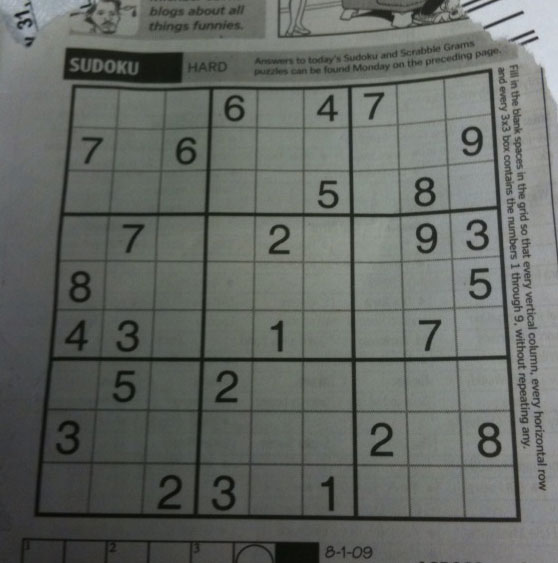
#> input picture GITHUB--IMAGE-PROCESSING-LEVEL 2/Session 2-original/images/sudoku.png, 558 x 563 px, found by its file name
$ jupyter execute --allow-errors 'Session 9.ipynb'   (older library calls are emulated)
#> lines starting #> are read from the running program, lines starting #| are printed output that depends on the picture
## Image Gradients

- Sobel filter
- Scharr filter
- Laplacian Derivatives

## Review of all filter

[cell 1]
import cv2
import numpy as np
from matplotlib import pyplot as plt

img = cv2.imread('images/sudoku.png',0)
#> img: shape (563, 558); min 7, max 218, mean 101.8
# works only with grayscale images

blur = cv2.blur(img,(5,5))
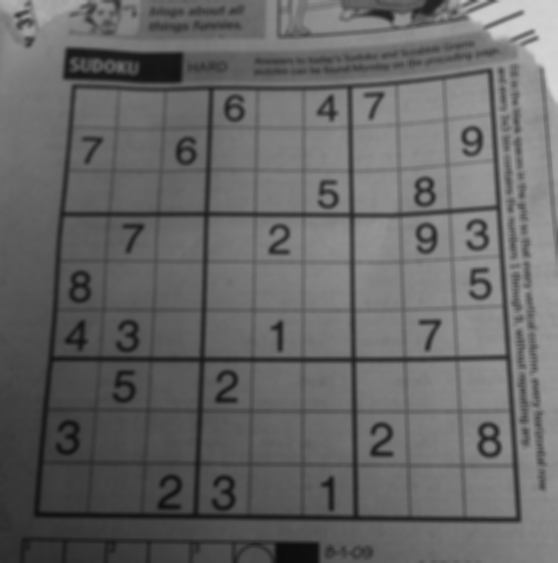
#> blur: shape (563, 558); min 12, max 214, mean 101.8


sobelx = cv2.Sobel(blur,-1,1,0,ksize=5)
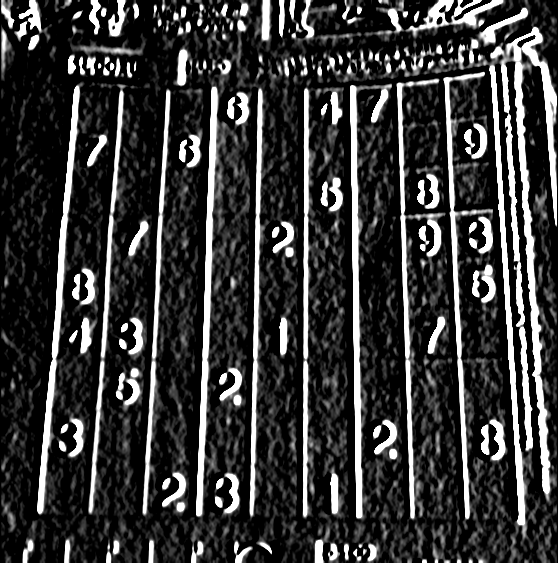
#> sobelx: shape (563, 558); min 0, max 255, mean 55.8
# ddepth - output datatype (-1 same as input)
# x - order of derivative along x (can be 0 or 1)
# y - order of derivative along y (can be 0 or 1)
# ksize - kernal size (-1 mean scharr derivative)
# delta - delta is added to the output image


sobely = cv2.Sobel(blur,-1,0,1,ksize=5)
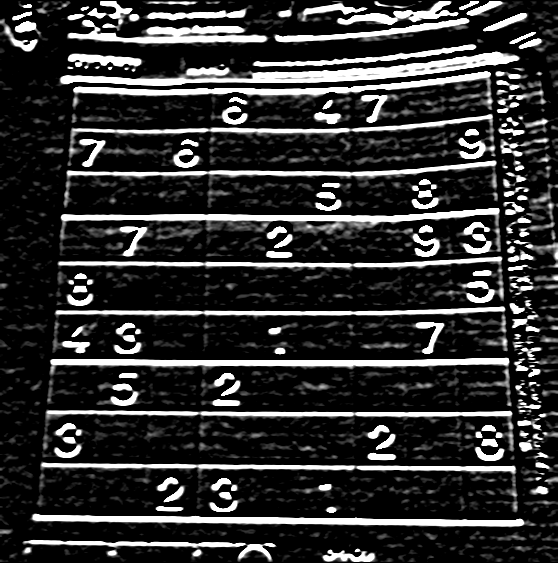
#> sobely: shape (563, 558); min 0, max 255, mean 50
laplacian = cv2.Laplacian(img,cv2.CV_64F,ksize = 5,delta = 120)
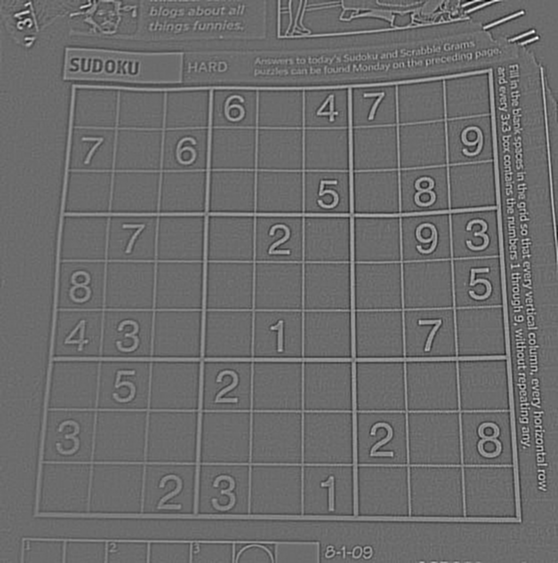
#> laplacian: shape (563, 558) float64; min -3228, max 4660, mean 120.1; drawn with min black and max white


abs_dst = cv2.convertScaleAbs(laplacian)
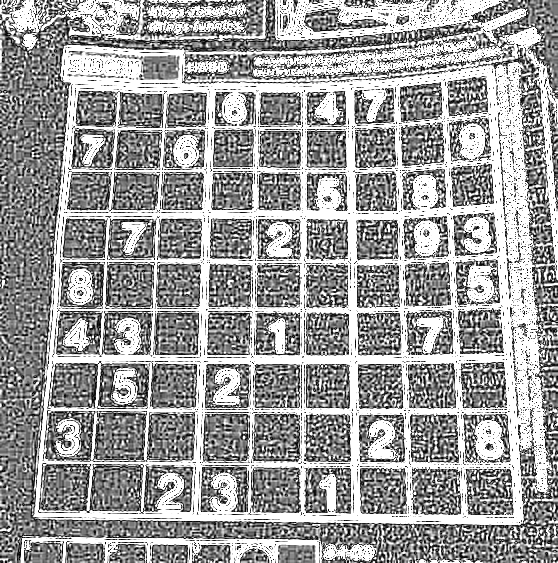
#> abs_dst: shape (563, 558); min 0, max 255, mean 155

cv2.imshow('img',img)

cv2.imshow('sobelx',sobelx)
cv2.imshow('sobely',sobely)

cv2.imshow('laplacian',laplacian)
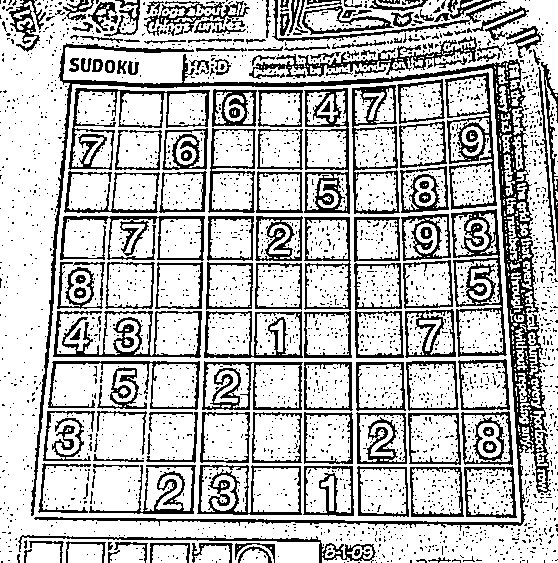
#> window 'laplacian': shape (563, 558); 73.8% white; black in thin lines or dots


cv2.waitKey(0)
cv2.destroyAllWindows()

$ run again, with GITHUB--IMAGE-PROCESSING-LEVEL 2/Session 2-original/images/gradient.png copied over GITHUB--IMAGE-PROCESSING-LEVEL 2/Session 2-original/images/sudoku.png
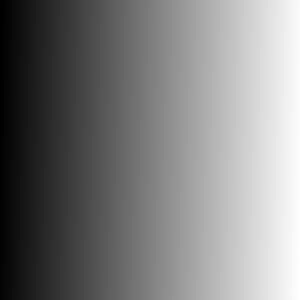
#> input picture GITHUB--IMAGE-PROCESSING-LEVEL 2/Session 2-original/images/gradient.png, 300 x 300 px, found by its file name
#> `sobely = cv2.Sobel(blur,-1,0,1,ksize=5)`:
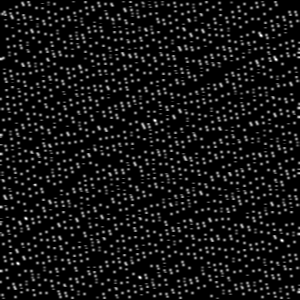
#> sobely: shape (300, 300); min 0, max 30, mean 2.4; drawn with min black and max white
#> `laplacian = cv2.Laplacian(img,cv2.CV_64F,ksize = 5,delta = 120)`:
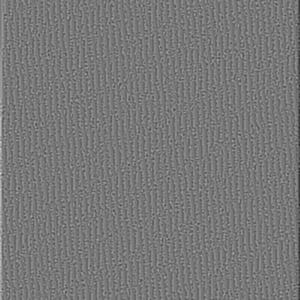
#> laplacian: shape (300, 300) float64; min 40, max 212, mean 120

$ run again, with GITHUB--IMAGE-PROCESSING-LEVEL 2/Session 2-original/images/hand.png copied over GITHUB--IMAGE-PROCESSING-LEVEL 2/Session 2-original/images/sudoku.png
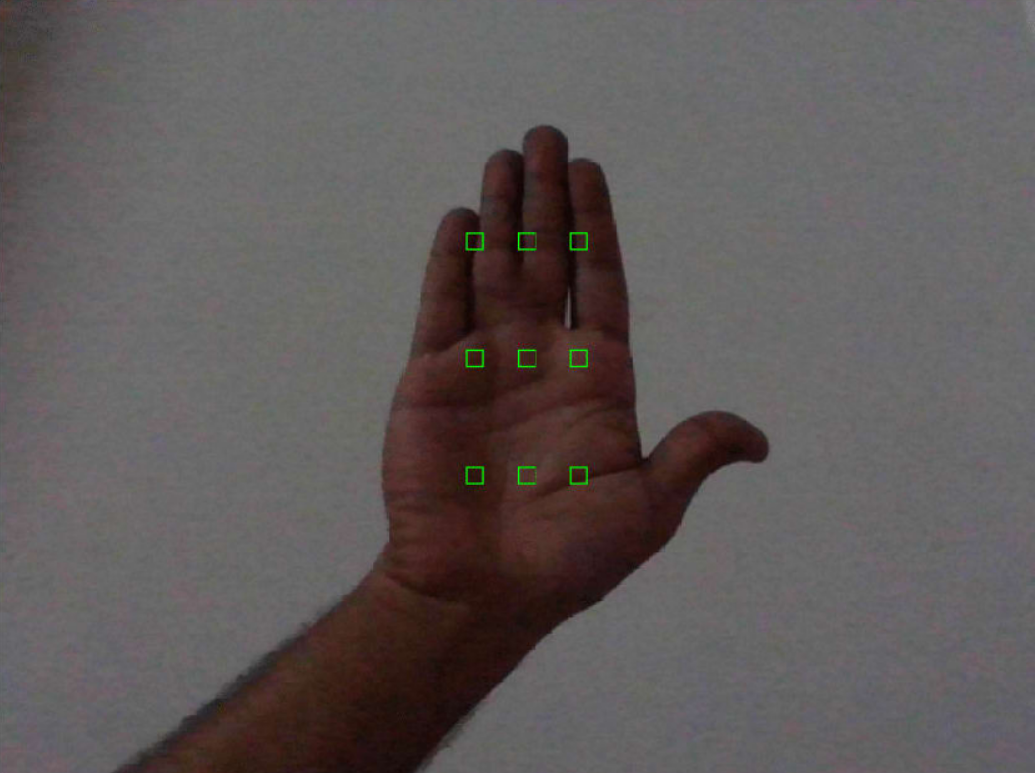
#> input picture GITHUB--IMAGE-PROCESSING-LEVEL 2/Session 2-original/images/hand.png, 1035 x 773 px, found by its file name
#> `abs_dst = cv2.convertScaleAbs(laplacian)`:
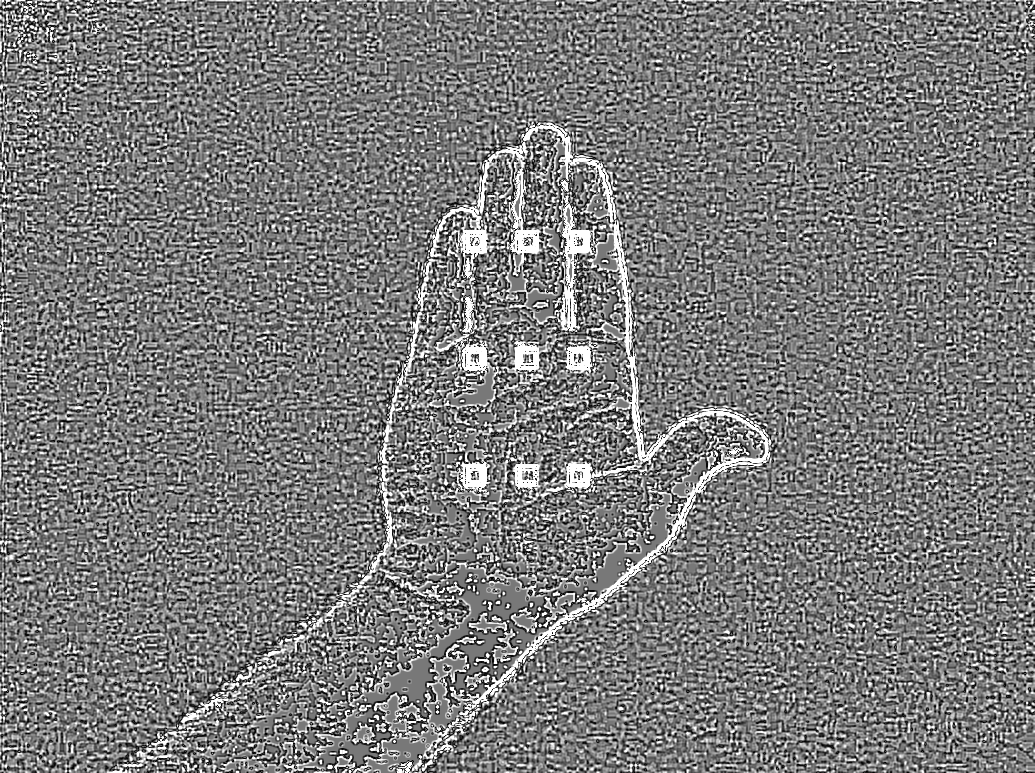
#> abs_dst: shape (773, 1035); min 0, max 255, mean 122.9
#> `cv2.imshow('laplacian',laplacian)`:
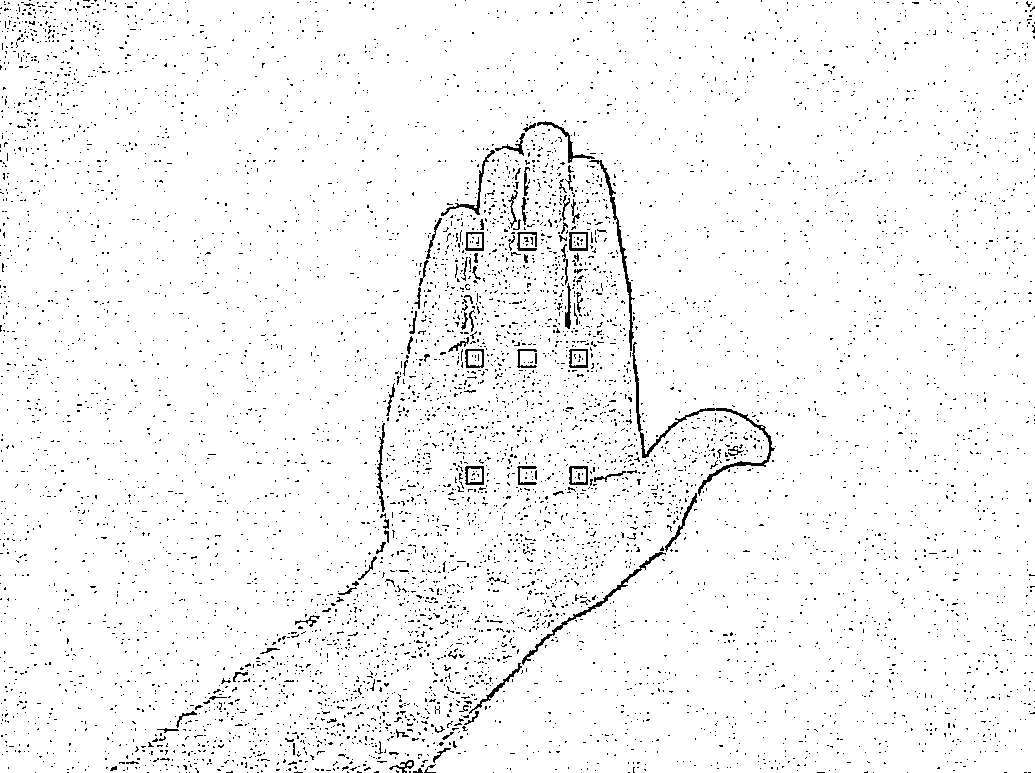
#> window 'laplacian': shape (773, 1035); 96.5% white; black in thin lines or dots
